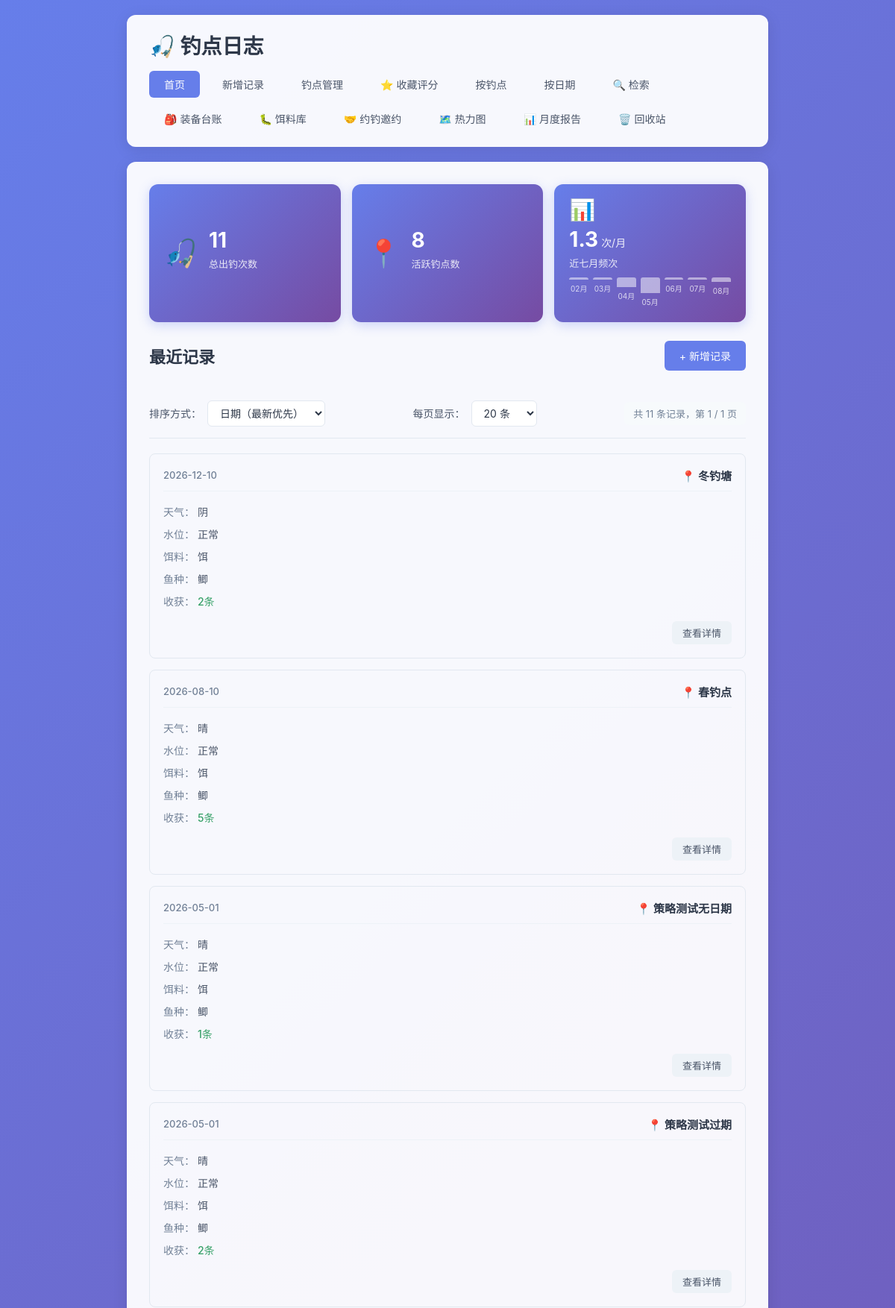
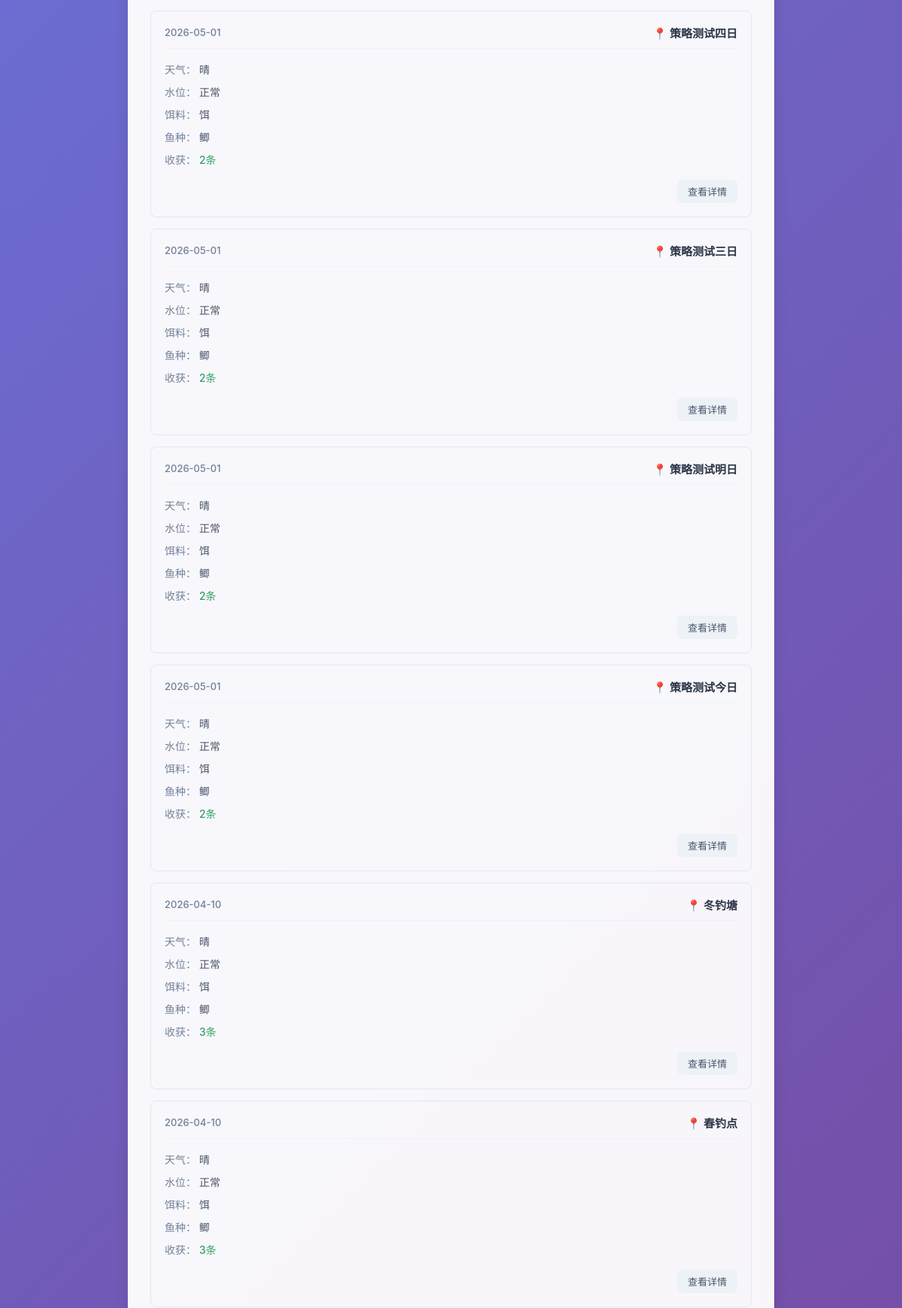
The page / (upper part) on the database its author committed (2 pictures, top to bottom).
### tables this page shows
CREATE TABLE fishing_logs (
            id INTEGER PRIMARY KEY AUTOINCREMENT,
            spot TEXT NOT NULL,
            weather TEXT NOT NULL,
            water_level TEXT NOT NULL,
            bait TEXT NOT NULL,
            fish_species TEXT NOT NULL,
            harvest TEXT NOT NULL,
            next_strategy TEXT,
            created_at DATE NOT NULL
        , temperature TEXT, humidity TEXT, wind TEXT, deleted_at TIMESTAMP, next_strategy_date DATE);

### app.py (the view)
@app.route('/')
def index():
    page = request.args.get('page', 1, type=int)
    per_page = request.args.get('per_page', 20, type=int)
    sort_by = request.args.get('sort', 'date_desc')
    per_page = max(10, min(per_page, 100))
    sort_options = {
        'date_desc': ('created_at DESC, id DESC', '日期降序'),
        'date_asc': ('created_at ASC, id ASC', '日期升序'),
        'spot_desc': ('spot DESC, created_at DESC, id DESC', '钓点降序'),
        'spot_asc': ('spot ASC, created_at DESC, id DESC', '钓点升序'),
    }
    order_clause, sort_label = sort_options.get(sort_by, sort_options['date_desc'])
    conn = get_db()
    upcoming_strategies = get_upcoming_strategies(conn)
    overview_stats = get_overview_stats(conn)
    count_result = conn.execute('SELECT COUNT(*) as total FROM fishing_logs WHERE deleted_at IS NULL').fetchone()
    total = count_result['total']
    total_pages = max(1, (total + per_page - 1) // per_page)
    page = max(1, min(page, total_pages))
    offset = (page - 1) * per_page
    logs = conn.execute(
        f'SELECT * FROM fishing_logs WHERE deleted_at IS NULL ORDER BY {order_clause} LIMIT ? OFFSET ?',
        (per_page, offset)
    ).fetchall()
    conn.close()
    return render_template(
        'index.html',
        logs=logs,
        page=page,
        per_page=per_page,
        total=total,
        total_pages=total_pages,
        sort_by=sort_by,
        sort_label=sort_label,
        upcoming_strategies=upcoming_strategies,
        overview_stats=overview_stats
    )

### app.py (called while the page is built, shortened)
def get_db():
    conn = sqlite3.connect(DB_PATH)
    conn.row_factory = sqlite3.Row
    return conn

def get_upcoming_strategies(conn):
    today = datetime.now().date()
    three_days_later = today + timedelta(days=3)
    upcoming_strategies = conn.execute('''
        SELECT id, spot, next_strategy, next_strategy_date, created_at, harvest
        FROM fishing_logs
        WHERE deleted_at IS NULL
          AND next_strategy IS NOT NULL
          AND next_strategy != ''
          AND next_strategy_date IS NOT NULL
          AND next_strategy_date >= ?
          AND next_strategy_date <= ?
        ORDER BY next_strategy_date ASC, id ASC
    ''', (today.strftime('%Y-%m-%d'), three_days_later.strftime('%Y-%m-%d'))).fetchall()
    result = []
    return result

### templates/index.html (shortened to what this page needs)
{% extends 'base.html' %}
{% block content %}
    <div class="overview-bar">
        <div class="overview-item">
            <div class="overview-icon">🎣</div>
            <div class="overview-info">
                <div class="overview-value">{{ overview_stats.total_logs }}</div>
                <div class="overview-label">总出钓次数</div>
            </div>
        </div>
        <div class="overview-item">
            <div class="overview-icon">📍</div>
            <div class="overview-info">
                <div class="overview-value">{{ overview_stats.active_spots }}</div>
                <div class="overview-label">活跃钓点数</div>
            </div>
        </div>
        <div class="overview-item overview-chart-item">
            <div class="overview-icon">📊</div>
            <div class="overview-info">
                <div class="overview-value">{{ overview_stats.avg_per_month }}<span class="overview-unit"> 次/月</span></div>
                <div class="overview-label">近七月频次</div>
                <div class="mini-chart">
                    {% for month in overview_stats.last_seven_months %}
                        <div class="mini-bar-wrapper">
                            <div class="mini-bar" style="height: {{ (month.count / overview_stats.max_month_count) * 100 }}%"></div>
                            <div class="mini-bar-label">{{ month.display }}</div>
                        </div>
                    {% endfor %}
                </div>
            </div>
        </div>
    </div>
    <div class="page-header">
        <h2>最近记录</h2>
        <a href="{{ url_for('add_log') }}" class="btn btn-primary">+ 新增记录</a>
    </div>
    {% if logs %}
        <div class="toolbar">
            <div class="sort-group">
                <label>排序方式：</label>
                <select id="sortSelect" onchange="handleSortChange()">
                    <option value="date_desc" {% if sort_by == 'date_desc' %}selected{% endif %}>日期（最新优先）</option>
                </select>
            </div>
            <div class="per-page-group">
                <label>每页显示：</label>
                <select id="perPageSelect" onchange="handlePerPageChange()">
                    <option value="20" {% if per_page == 20 %}selected{% endif %}>20 条</option>
                </select>
            </div>
            <div class="total-info">
                共 {{ total }} 条记录，第 {{ page }} / {{ total_pages }} 页
            </div>
        </div>
        <div class="log-list">
            {% for log in logs %}
                <div class="log-card">
                    <div class="log-header">
                        <span class="log-date">{{ log['created_at'] }}</span>
                        <span class="log-spot">📍 {{ log['spot'] }}</span>
                    </div>
                    <div class="log-body">
                        <div class="log-row">
                            <span class="label">天气：</span>
                            <span>{{ log['weather'] }}</span>
                        </div>
                        <div class="log-row">
                            <span class="label">水位：</span>
                            <span>{{ log['water_level'] }}</span>
                        </div>
                        <div class="log-row">
                            <span class="label">饵料：</span>
                            <span>{{ log['bait'] }}</span>
                        </div>
                        <div class="log-row">
                            <span class="label">鱼种：</span>
                            <span>{{ log['fish_species'] }}</span>
                        </div>
                        <div class="log-row">
                            <span class="label">收获：</span>
                            <span class="harvest">{{ log['harvest'] }}</span>
                        </div>
                    </div>
                    <div class="log-footer">
                        <a href="{{ url_for('log_detail', log_id=log['id'], page=page, sort=sort_by, per_page=per_page) }}" class="btn btn-small">查看详情</a>
                    </div>
                </div>
            {% endfor %}
        </div>
    {% else %}
        <div class="empty-state">
            <p>还没有任何记录，快去添加第一条吧！</p>
            <a href="{{ url_for('add_log') }}" class="btn btn-primary">+ 新增记录</a>
        </div>
    {% endif %}
{% endblock %}

### static/style.css (style rules this page uses)
* { margin: 0; padding: 0; box-sizing: border-box; }
body { font-family: -apple-system, BlinkMacSystemFont, 'Segoe UI', 'PingFang SC', 'Microsoft YaHei', sans-serif; background: linear-gradient(135deg, #667eea 0%, #764ba2 100%); min-height: 100vh; color: #333; }
.page-header { display: flex; justify-content: space-between; align-items: center; margin-bottom: 25px; flex-wrap: wrap; gap: 15px; }
.page-header h2 { color: #2d3748; font-size: 22px; }
.btn { display: inline-block; padding: 10px 20px; border: none; border-radius: 6px; text-decoration: none; font-size: 14px; cursor: pointer; transition: all 0.2s ease; font-family: inherit; }
.btn-primary { background: #667eea; color: white; }
.btn-small { padding: 6px 14px; font-size: 13px; background: #edf2f7; color: #4a5568; }
.toolbar { display: flex; justify-content: space-between; align-items: center; flex-wrap: wrap; gap: 15px; padding: 15px 0; margin-bottom: 20px; border-bottom: 1px solid #e2e8f0; }
.sort-group, .per-page-group { display: flex; align-items: center; gap: 8px; }
.sort-group label, .per-page-group label { font-size: 14px; color: #4a5568; font-weight: 500; }
.sort-group select, .per-page-group select { padding: 7px 12px; border: 1px solid #e2e8f0; border-radius: 6px; font-size: 14px; background: #fff; color: #2d3748; cursor: pointer; transition: all 0.2s ease; font-family: inherit; }
.total-info { font-size: 13px; color: #718096; padding: 6px 12px; background: #f7fafc; border-radius: 6px; }
.log-list { display: grid; gap: 15px; }
.log-card { border: 1px solid #e2e8f0; border-radius: 8px; padding: 18px; transition: all 0.2s ease; }
.log-header { display: flex; justify-content: space-between; align-items: center; margin-bottom: 12px; padding-bottom: 10px; border-bottom: 1px solid #edf2f7; }
.log-date { font-size: 13px; color: #718096; font-weight: 500; }
.log-spot { font-size: 15px; font-weight: 600; color: #2d3748; }
.log-body { margin-bottom: 12px; }
.log-row { padding: 5px 0; font-size: 14px; color: #4a5568; }
.log-row .label { font-weight: 500; color: #718096; }
.log-row .harvest { color: #38a169; font-weight: 500; }
.log-footer { text-align: right; }
.overview-bar { display: grid; grid-template-columns: repeat(3, 1fr); gap: 15px; margin-bottom: 25px; }
.overview-item { display: flex; align-items: center; gap: 15px; padding: 20px; background: linear-gradient(135deg, #667eea 0%, #764ba2 100%); border-radius: 12px; color: white; box-shadow: 0 4px 15px rgba(102, 126, 234, 0.3); transition: all 0.3s ease; }
.overview-icon { font-size: 36px; line-height: 1; flex-shrink: 0; }
.overview-info { flex: 1; min-width: 0; }
.overview-value { font-size: 28px; font-weight: 700; line-height: 1.2; margin-bottom: 4px; }
.overview-unit { font-size: 14px; font-weight: 400; opacity: 0.9; }
.overview-label { font-size: 13px; opacity: 0.85; margin-bottom: 10px; }
.overview-chart-item { flex-direction: column; align-items: flex-start; gap: 10px; }
.overview-chart-item .overview-icon { font-size: 28px; }
.overview-chart-item .overview-info { width: 100%; }
.mini-chart { display: flex; align-items: flex-end; gap: 6px; height: 40px; margin-top: 8px; }
.mini-bar-wrapper { flex: 1; display: flex; flex-direction: column; align-items: center; gap: 4px; height: 100%; }
.mini-bar { width: 100%; background: rgba(255, 255, 255, 0.5); border-radius: 3px 3px 0 0; min-height: 3px; transition: all 0.3s ease; }
.mini-bar-label { font-size: 10px; opacity: 0.75; white-space: nowrap; }

### rows shown on the page
fishing_logs: created_at "2026-12-10", spot "冬钓塘", weather "阴", water_level "正常", bait "饵", fish_species "鲫", harvest "2条"
fishing_logs: created_at "2026-08-10", spot "春钓点", weather "晴", water_level "正常", bait "饵", fish_species "鲫", harvest "5条"
fishing_logs: created_at "2026-05-01", spot "策略测试无日期", weather "晴", water_level "正常", bait "饵", fish_species "鲫", harvest "1条"
fishing_logs: created_at "2026-05-01", spot "策略测试过期", weather "晴", water_level "正常", bait "饵", fish_species "鲫", harvest "2条"
fishing_logs: created_at "2026-05-01", spot "策略测试四日", weather "晴", water_level "正常", bait "饵", fish_species "鲫", harvest "2条"
fishing_logs: created_at "2026-05-01", spot "策略测试三日", weather "晴", water_level "正常", bait "饵", fish_species "鲫", harvest "2条"
fishing_logs: created_at "2026-05-01", spot "策略测试明日", weather "晴", water_level "正常", bait "饵", fish_species "鲫", harvest "2条"
fishing_logs: created_at "2026-05-01", spot "策略测试今日", weather "晴", water_level "正常", bait "饵", fish_species "鲫", harvest "2条"
fishing_logs: created_at "2026-04-10", spot "冬钓塘", weather "晴", water_level "正常", bait "饵", fish_species "鲫", harvest "3条"
fishing_logs: created_at "2026-04-10", spot "春钓点", weather "晴", water_level "正常", bait "饵", fish_species "鲫", harvest "3条"

### other values the page prints
{{ overview_stats.total_logs }} "11"
{{ overview_stats.active_spots }} "8"
{{ overview_stats.avg_per_month }} "1.3"
{{ month.display }} "02月" "03月" "04月" "05月" "06月" "07月" "08月"
{{ total }} "11"
{{ page }} "1"
{{ total_pages }} "1"
